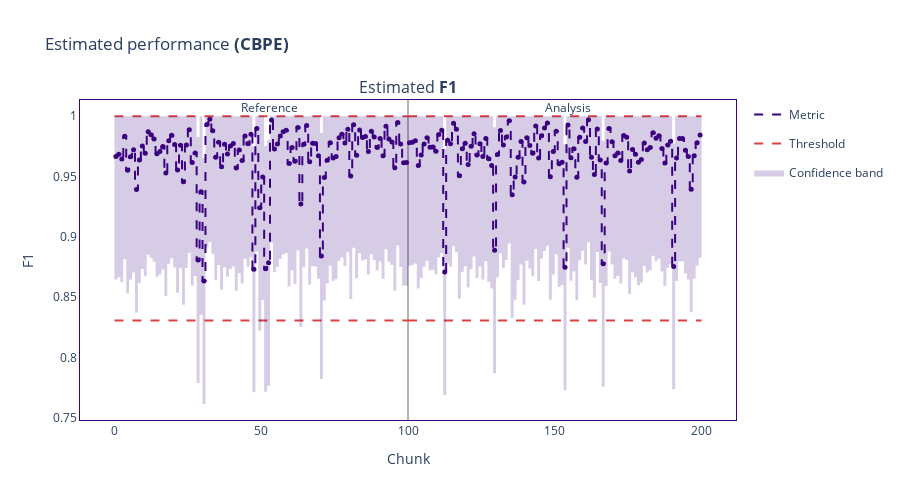

Source (notebook cell):
### Code cell
results = estimator.estimate(analysis_df)
display(results.filter(period='analysis').to_df())
metric_fig = results.plot()
metric_fig.show()
